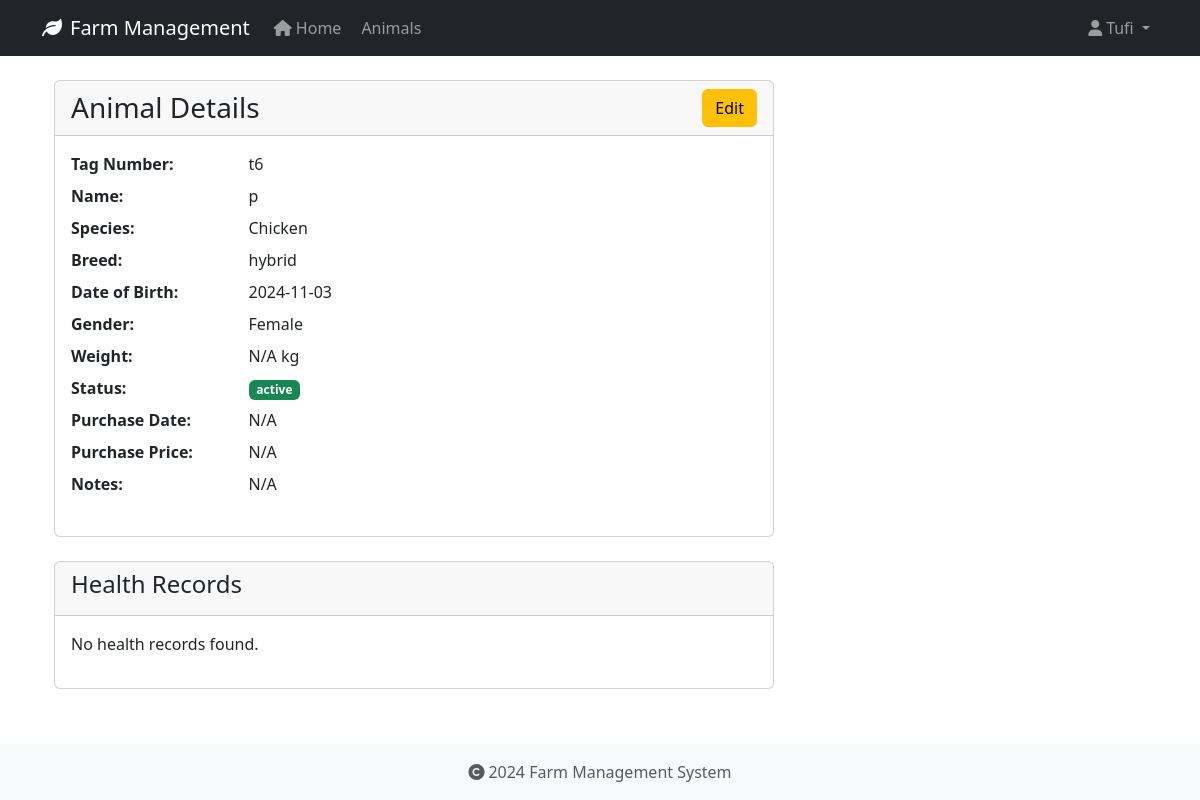
/animals/4 (signed in), run on an earlier commit of the app's database.
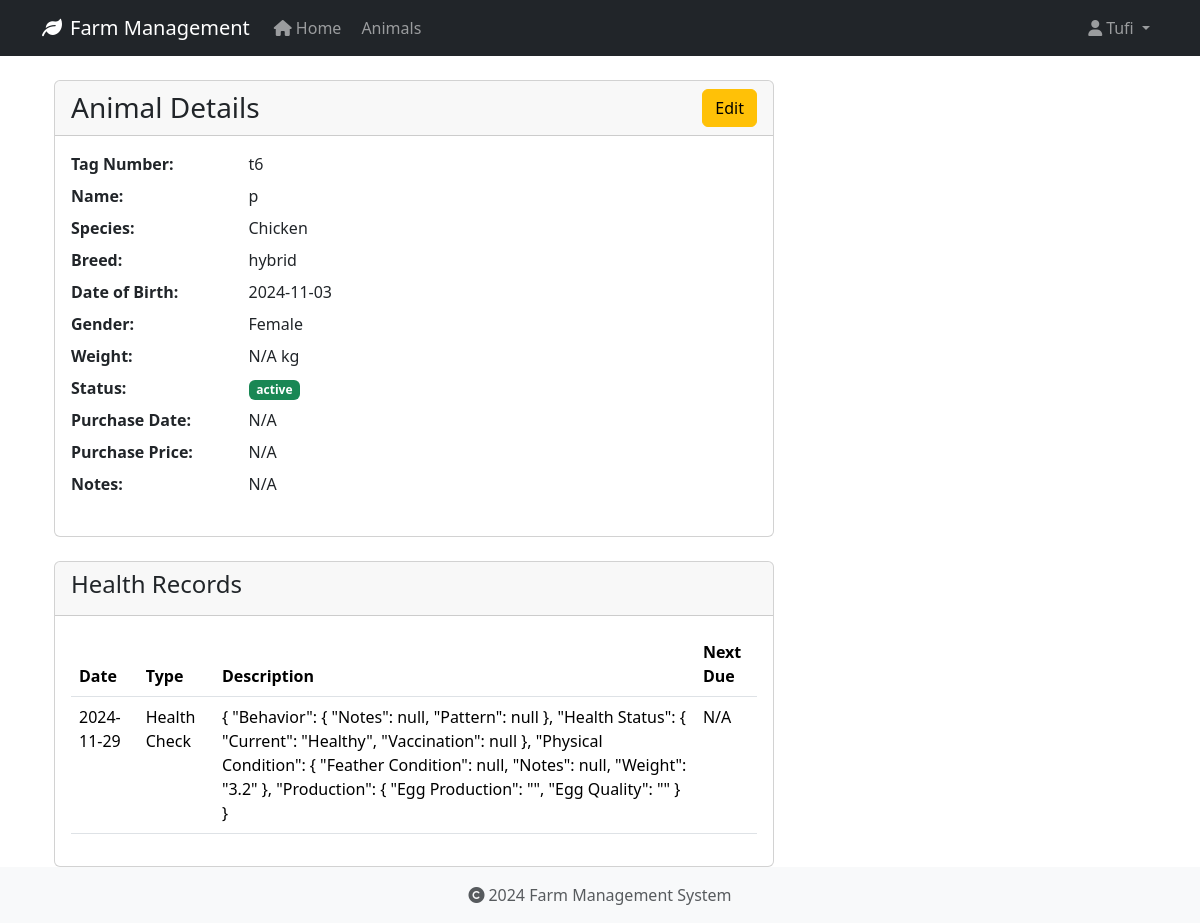
And on a later commit of the database.
### app/models/animal.py (models this page shows, shortened)
class HealthRecord(db.Model):
    id = db.Column(db.Integer, primary_key=True)
    animal_id = db.Column(db.Integer, db.ForeignKey('animal.id', ondelete='CASCADE'), nullable=False)
    record_type = db.Column(db.String(50), nullable=False)  # Made nullable=False
    date = db.Column(db.Date, nullable=False)
    description = db.Column(db.Text, nullable=True)
    treatment = db.Column(db.Text, nullable=True)
    cost = db.Column(db.Float, nullable=True)
    next_due_date = db.Column(db.Date, nullable=True)
    created_at = db.Column(db.DateTime, default=datetime.utcnow, nullable=False)
    created_by_id = db.Column(db.Integer, db.ForeignKey('user.id', ondelete='SET NULL'), nullable=True)

### app/routes/animals.py (the view)
@bp.route('/<int:id>')
@login_required
def view(id):
    animal = Animal.query.get_or_404(id)
    return render_template('animals/view.html', animal=animal)

### app/models/user.py (called while the page is built)
@login_manager.user_loader
def load_user(user_id):
    return User.query.get(int(user_id))

### app/templates/animals/view.html (shortened to what this page needs)
{% extends "base.html" %}
{% block content %}
<div class="container">
    <div class="row">
        <div class="col-md-8">
            <div class="card">
                <div class="card-header">
                    <div class="d-flex justify-content-between align-items-center">
                        <h3 class="card-title mb-0">Animal Details</h3>
                        <a href="{{ url_for('animals.edit', id=animal.id) }}" class="btn btn-warning">Edit</a>
                    </div>
                </div>
                <div class="card-body">
                    <dl class="row">
                        <dt class="col-sm-3">Tag Number:</dt>
                        <dd class="col-sm-9">{{ animal.tag_number }}</dd>
                        <dt class="col-sm-3">Name:</dt>
                        <dd class="col-sm-9">{{ animal.name or 'N/A' }}</dd>
                        <dt class="col-sm-3">Species:</dt>
                        <dd class="col-sm-9">{{ animal.species }}</dd>
                        <dt class="col-sm-3">Breed:</dt>
                        <dd class="col-sm-9">{{ animal.breed or 'N/A' }}</dd>
                        <dt class="col-sm-3">Date of Birth:</dt>
                        <dd class="col-sm-9">{{ animal.date_of_birth.strftime('%Y-%m-%d') if animal.date_of_birth else 'N/A' }}</dd>
                        <dt class="col-sm-3">Gender:</dt>
                        <dd class="col-sm-9">{{ animal.gender or 'N/A' }}</dd>
                        <dt class="col-sm-3">Weight:</dt>
                        <dd class="col-sm-9">{{ animal.weight|round(2) if animal.weight else 'N/A' }} kg</dd>
                        <dt class="col-sm-3">Status:</dt>
                        <dd class="col-sm-9">
                            <span class="badge {% if animal.status == 'active' %}bg-success{% else %}bg-secondary{% endif %}">
                                {{ animal.status }}
                            </span>
                        </dd>
                        <dt class="col-sm-3">Purchase Date:</dt>
                        <dd class="col-sm-9">{{ animal.purchase_date.strftime('%Y-%m-%d') if animal.purchase_date else 'N/A' }}</dd>
                        <dt class="col-sm-3">Purchase Price:</dt>
                        <dd class="col-sm-9">{{ animal.purchase_price|round(2) if animal.purchase_price else 'N/A' }}</dd>
                        <dt class="col-sm-3">Notes:</dt>
                        <dd class="col-sm-9">{{ animal.notes or 'N/A' }}</dd>
                    </dl>
                </div>
            </div>
            <div class="card mt-4">
                <div class="card-header">
                    <h4>Health Records</h4>
                </div>
                <div class="card-body">
                    {% if animal.health_records %}
                        <table class="table">
                            <thead>
                                <tr>
                                    <th>Date</th>
                                    <th>Type</th>
                                    <th>Description</th>
                                    <th>Next Due</th>
                                </tr>
                            </thead>
                            <tbody>
                                {% for record in animal.health_records %}
                                <tr>
                                    <td>{{ record.date.strftime('%Y-%m-%d') }}</td>
                                    <td>{{ record.record_type }}</td>
                                    <td>{{ record.description }}</td>
                                    <td>{{ record.next_due_date.strftime('%Y-%m-%d') if record.next_due_date else 'N/A' }}</td>
                                </tr>
                                {% endfor %}
                            </tbody>
                        </table>
                    {% else %}
                        <p>No health records found.</p>
                    {% endif %}
                </div>
            </div>
        </div>
    </div>
</div>
{% endblock %}

What changed in the data, as far as the page shows it:
added HealthRecord: date "2024-11-29", record_type "Health Check", description "{ \"Behavior\": { \"Notes\": null, \"Pattern\": null }, \"Health Status\": { \"Current\": \"Healthy\", \"Vaccination\": null }, \"Physical Condition\": { \"Feather Condition\": null, \"Notes\": null, \"Weight\": \"3.2\" }, \"Production\": { \"Egg Production\": \"\", \"Egg Quality\": \"\" } }", next_due_date "N/A"
Also different on the page:
text no longer shown: "No health records found."
text now shown: "Date Type Description Next Due"
